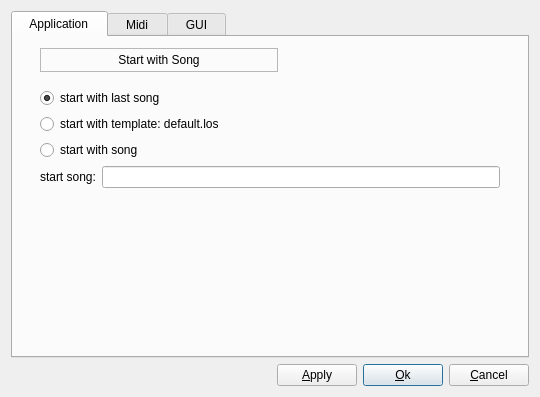
<?xml version="1.0" encoding="UTF-8"?>
<ui version="4.0">
 <class>GlobalSettingsDialogBase</class>
 <widget class="QDialog" name="GlobalSettingsDialogBase">
  <property name="geometry">
   <rect>
    <x>0</x>
    <y>0</y>
    <width>540</width>
    <height>363</height>
   </rect>
  </property>
  <property name="windowTitle">
   <string>LOS: Global Settings</string>
  </property>
  <layout class="QVBoxLayout" name="verticalLayout_4">
   <item>
    <widget class="QTabWidget" name="TabWidget2">
     <property name="sizePolicy">
      <sizepolicy hsizetype="Expanding" vsizetype="Preferred">
       <horstretch>0</horstretch>
       <verstretch>0</verstretch>
      </sizepolicy>
     </property>
     <property name="currentIndex">
      <number>0</number>
     </property>
     <widget class="QWidget" name="tapApplication">
      <attribute name="title">
       <string>  Application  </string>
      </attribute>
      <layout class="QVBoxLayout" name="verticalLayout_6">
       <property name="spacing">
        <number>0</number>
       </property>
       <item>
        <layout class="QHBoxLayout" name="horizontalLayout_4">
         <item>
          <spacer name="horizontalSpacer_6">
           <property name="orientation">
            <enum>Qt::Horizontal</enum>
           </property>
           <property name="sizeType">
            <enum>QSizePolicy::Fixed</enum>
           </property>
           <property name="sizeHint" stdset="0">
            <size>
             <width>16</width>
             <height>20</height>
            </size>
           </property>
          </spacer>
         </item>
         <item>
          <widget class="QFrame" name="songStartLabelFrame">
           <property name="sizePolicy">
            <sizepolicy hsizetype="Expanding" vsizetype="Fixed">
             <horstretch>0</horstretch>
             <verstretch>0</verstretch>
            </sizepolicy>
           </property>
           <property name="frameShape">
            <enum>QFrame::StyledPanel</enum>
           </property>
           <property name="frameShadow">
            <enum>QFrame::Raised</enum>
           </property>
           <layout class="QVBoxLayout" name="verticalLayout_8">
            <property name="spacing">
             <number>0</number>
            </property>
            <property name="leftMargin">
             <number>20</number>
            </property>
            <property name="topMargin">
             <number>4</number>
            </property>
            <property name="rightMargin">
             <number>20</number>
            </property>
            <property name="bottomMargin">
             <number>4</number>
            </property>
            <item>
             <widget class="QLabel" name="songStartLabel">
              <property name="text">
               <string>Start with Song</string>
              </property>
              <property name="alignment">
               <set>Qt::AlignCenter</set>
              </property>
             </widget>
            </item>
           </layout>
          </widget>
         </item>
         <item>
          <spacer name="horizontalSpacer_5">
           <property name="orientation">
            <enum>Qt::Horizontal</enum>
           </property>
           <property name="sizeHint" stdset="0">
            <size>
             <width>40</width>
             <height>20</height>
            </size>
           </property>
          </spacer>
         </item>
        </layout>
       </item>
       <item>
        <widget class="QFrame" name="startSongBox">
         <layout class="QVBoxLayout" name="verticalLayout">
          <property name="margin">
           <number>16</number>
          </property>
          <item>
           <widget class="QRadioButton" name="startLastButton">
            <property name="text">
             <string>start with last song</string>
            </property>
            <property name="checked">
             <bool>true</bool>
            </property>
           </widget>
          </item>
          <item>
           <widget class="QRadioButton" name="startEmptyButton">
            <property name="sizePolicy">
             <sizepolicy hsizetype="Minimum" vsizetype="Fixed">
              <horstretch>0</horstretch>
              <verstretch>0</verstretch>
             </sizepolicy>
            </property>
            <property name="text">
             <string>start with template: default.los</string>
            </property>
            <property name="checked">
             <bool>false</bool>
            </property>
           </widget>
          </item>
          <item>
           <widget class="QRadioButton" name="startSongButton">
            <property name="text">
             <string>start with song</string>
            </property>
           </widget>
          </item>
          <item>
           <layout class="QHBoxLayout" name="layout_startSong">
            <item>
             <widget class="QLabel" name="textLabel1_2">
              <property name="text">
               <string>start song:</string>
              </property>
              <property name="wordWrap">
               <bool>false</bool>
              </property>
             </widget>
            </item>
            <item>
             <widget class="QLineEdit" name="startSongEntry"/>
            </item>
           </layout>
          </item>
         </layout>
        </widget>
       </item>
       <item>
        <spacer name="verticalSpacer">
         <property name="orientation">
          <enum>Qt::Vertical</enum>
         </property>
         <property name="sizeHint" stdset="0">
          <size>
           <width>20</width>
           <height>40</height>
          </size>
         </property>
        </spacer>
       </item>
      </layout>
     </widget>
     <widget class="QWidget" name="tabMidi">
      <attribute name="title">
       <string>  Midi  </string>
      </attribute>
      <layout class="QVBoxLayout">
       <property name="spacing">
        <number>0</number>
       </property>
       <item>
        <layout class="QHBoxLayout" name="horizontalLayout_9">
         <property name="spacing">
          <number>0</number>
         </property>
         <property name="topMargin">
          <number>0</number>
         </property>
         <item>
          <spacer name="horizontalSpacer_13">
           <property name="orientation">
            <enum>Qt::Horizontal</enum>
           </property>
           <property name="sizeType">
            <enum>QSizePolicy::Fixed</enum>
           </property>
           <property name="sizeHint" stdset="0">
            <size>
             <width>16</width>
             <height>20</height>
            </size>
           </property>
          </spacer>
         </item>
         <item>
          <widget class="QFrame" name="myInputLabelFrame">
           <property name="sizePolicy">
            <sizepolicy hsizetype="Expanding" vsizetype="Fixed">
             <horstretch>0</horstretch>
             <verstretch>0</verstretch>
            </sizepolicy>
           </property>
           <property name="frameShape">
            <enum>QFrame::StyledPanel</enum>
           </property>
           <property name="frameShadow">
            <enum>QFrame::Raised</enum>
           </property>
           <layout class="QVBoxLayout" name="verticalLayout_14">
            <property name="spacing">
             <number>0</number>
            </property>
            <property name="leftMargin">
             <number>20</number>
            </property>
            <property name="topMargin">
             <number>4</number>
            </property>
            <property name="rightMargin">
             <number>20</number>
            </property>
            <property name="bottomMargin">
             <number>4</number>
            </property>
            <item>
             <widget class="QLabel" name="myInputsLabel">
              <property name="text">
               <string>My Input Devices (Keyboards)</string>
              </property>
              <property name="alignment">
               <set>Qt::AlignCenter</set>
              </property>
             </widget>
            </item>
           </layout>
          </widget>
         </item>
         <item>
          <spacer name="horizontalSpacer_14">
           <property name="orientation">
            <enum>Qt::Horizontal</enum>
           </property>
           <property name="sizeHint" stdset="0">
            <size>
             <width>40</width>
             <height>20</height>
            </size>
           </property>
          </spacer>
         </item>
        </layout>
       </item>
       <item>
        <widget class="QFrame" name="myInputsFrame">
         <layout class="QHBoxLayout" name="horizontalLayout_12">
          <property name="margin">
           <number>16</number>
          </property>
          <item>
           <widget class="QListView" name="inputView">
            <property name="horizontalScrollBarPolicy">
             <enum>Qt::ScrollBarAlwaysOff</enum>
            </property>
            <property name="editTriggers">
             <set>QAbstractItemView::NoEditTriggers</set>
            </property>
            <property name="alternatingRowColors">
             <bool>true</bool>
            </property>
            <property name="selectionBehavior">
             <enum>QAbstractItemView::SelectRows</enum>
            </property>
            <property name="verticalScrollMode">
             <enum>QAbstractItemView::ScrollPerPixel</enum>
            </property>
           </widget>
          </item>
          <item>
           <layout class="QVBoxLayout" name="verticalLayout_5">
            <property name="rightMargin">
             <number>0</number>
            </property>
            <item>
             <widget class="QToolButton" name="btnRefreshInput">
              <property name="minimumSize">
               <size>
                <width>25</width>
                <height>25</height>
               </size>
              </property>
              <property name="maximumSize">
               <size>
                <width>25</width>
                <height>25</height>
               </size>
              </property>
              <property name="toolTip">
               <string>Refresh Inputs List</string>
              </property>
              <property name="text">
               <string/>
              </property>
              <property name="iconSize">
               <size>
                <width>25</width>
                <height>25</height>
               </size>
              </property>
              <property name="autoRaise">
               <bool>true</bool>
              </property>
             </widget>
            </item>
            <item>
             <spacer name="verticalSpacer_3">
              <property name="orientation">
               <enum>Qt::Vertical</enum>
              </property>
              <property name="sizeHint" stdset="0">
               <size>
                <width>20</width>
                <height>40</height>
               </size>
              </property>
             </spacer>
            </item>
           </layout>
          </item>
         </layout>
        </widget>
       </item>
       <item>
        <spacer name="verticalSpacer_7">
         <property name="orientation">
          <enum>Qt::Vertical</enum>
         </property>
         <property name="sizeType">
          <enum>QSizePolicy::Fixed</enum>
         </property>
         <property name="sizeHint" stdset="0">
          <size>
           <width>20</width>
           <height>20</height>
          </size>
         </property>
        </spacer>
       </item>
       <item>
        <layout class="QHBoxLayout" name="horizontalLayout_10" stretch="0,0,0">
         <property name="spacing">
          <number>0</number>
         </property>
         <property name="topMargin">
          <number>0</number>
         </property>
         <item>
          <spacer name="horizontalSpacer_15">
           <property name="orientation">
            <enum>Qt::Horizontal</enum>
           </property>
           <property name="sizeType">
            <enum>QSizePolicy::Fixed</enum>
           </property>
           <property name="sizeHint" stdset="0">
            <size>
             <width>16</width>
             <height>20</height>
            </size>
           </property>
          </spacer>
         </item>
         <item>
          <widget class="QFrame" name="tickLabelFrame">
           <property name="sizePolicy">
            <sizepolicy hsizetype="Expanding" vsizetype="Fixed">
             <horstretch>0</horstretch>
             <verstretch>0</verstretch>
            </sizepolicy>
           </property>
           <property name="frameShape">
            <enum>QFrame::StyledPanel</enum>
           </property>
           <property name="frameShadow">
            <enum>QFrame::Raised</enum>
           </property>
           <layout class="QVBoxLayout" name="verticalLayout_13">
            <property name="spacing">
             <number>0</number>
            </property>
            <property name="leftMargin">
             <number>20</number>
            </property>
            <property name="topMargin">
             <number>4</number>
            </property>
            <property name="rightMargin">
             <number>20</number>
            </property>
            <property name="bottomMargin">
             <number>4</number>
            </property>
            <item>
             <widget class="QLabel" name="tickLabel">
              <property name="text">
               <string>Tick Settings</string>
              </property>
              <property name="alignment">
               <set>Qt::AlignCenter</set>
              </property>
             </widget>
            </item>
           </layout>
          </widget>
         </item>
         <item>
          <spacer name="horizontalSpacer_16">
           <property name="orientation">
            <enum>Qt::Horizontal</enum>
           </property>
           <property name="sizeHint" stdset="0">
            <size>
             <width>40</width>
             <height>20</height>
            </size>
           </property>
          </spacer>
         </item>
        </layout>
       </item>
       <item>
        <widget class="QFrame" name="tickFrame">
         <layout class="QGridLayout" name="gridLayout10">
          <property name="margin">
           <number>16</number>
          </property>
          <item row="0" column="0">
           <widget class="QLabel" name="TextLabel3">
            <property name="text">
             <string>RTC Resolution
(Ticks/Sec)</string>
            </property>
            <property name="wordWrap">
             <bool>false</bool>
            </property>
           </widget>
          </item>
          <item row="0" column="1">
           <widget class="QComboBox" name="rtcResolutionSelect">
            <item>
             <property name="text">
              <string>1024</string>
             </property>
            </item>
            <item>
             <property name="text">
              <string>2048</string>
             </property>
            </item>
            <item>
             <property name="text">
              <string>4096</string>
             </property>
            </item>
            <item>
             <property name="text">
              <string>8192</string>
             </property>
            </item>
            <item>
             <property name="text">
              <string>16384</string>
             </property>
            </item>
            <item>
             <property name="text">
              <string>32768</string>
             </property>
            </item>
           </widget>
          </item>
          <item row="1" column="0">
           <widget class="QLabel" name="midiResLabel">
            <property name="text">
             <string>Midi Resolution
(Ticks/Quarternote)</string>
            </property>
            <property name="wordWrap">
             <bool>false</bool>
            </property>
           </widget>
          </item>
          <item row="2" column="0">
           <widget class="QLabel" name="TextLabel3_4">
            <property name="text">
             <string>Instruments Directory</string>
            </property>
           </widget>
          </item>
          <item row="2" column="1">
           <widget class="QLineEdit" name="userInstrumentsPath"/>
          </item>
          <item row="2" column="2">
           <widget class="QToolButton" name="selectInstrumentsDirButton">
            <property name="minimumSize">
             <size>
              <width>25</width>
              <height>25</height>
             </size>
            </property>
            <property name="maximumSize">
             <size>
              <width>25</width>
              <height>25</height>
             </size>
            </property>
            <property name="toolTip">
             <string>Browse</string>
            </property>
            <property name="text">
             <string/>
            </property>
            <property name="iconSize">
             <size>
              <width>25</width>
              <height>25</height>
             </size>
            </property>
            <property name="autoRaise">
             <bool>true</bool>
            </property>
           </widget>
          </item>
          <item row="2" column="3">
           <widget class="QToolButton" name="defaultInstrumentsDirButton">
            <property name="minimumSize">
             <size>
              <width>25</width>
              <height>25</height>
             </size>
            </property>
            <property name="maximumSize">
             <size>
              <width>25</width>
              <height>25</height>
             </size>
            </property>
            <property name="toolTip">
             <string>Restore default Instrument Directory</string>
            </property>
            <property name="text">
             <string/>
            </property>
            <property name="iconSize">
             <size>
              <width>25</width>
              <height>25</height>
             </size>
            </property>
            <property name="autoRaise">
             <bool>true</bool>
            </property>
           </widget>
          </item>
          <item row="1" column="1">
           <widget class="QComboBox" name="midiDivisionSelect">
            <property name="currentIndex">
             <number>3</number>
            </property>
            <item>
             <property name="text">
              <string>48</string>
             </property>
            </item>
            <item>
             <property name="text">
              <string>96</string>
             </property>
            </item>
            <item>
             <property name="text">
              <string>192</string>
             </property>
            </item>
            <item>
             <property name="text">
              <string>384</string>
             </property>
            </item>
            <item>
             <property name="text">
              <string>768</string>
             </property>
            </item>
            <item>
             <property name="text">
              <string>1536</string>
             </property>
            </item>
            <item>
             <property name="text">
              <string>3072</string>
             </property>
            </item>
            <item>
             <property name="text">
              <string>6144</string>
             </property>
            </item>
            <item>
             <property name="text">
              <string>12288</string>
             </property>
            </item>
           </widget>
          </item>
         </layout>
        </widget>
       </item>
      </layout>
     </widget>
     <widget class="QWidget" name="tabGUI">
      <attribute name="title">
       <string>  GUI  </string>
      </attribute>
      <layout class="QVBoxLayout" name="verticalLayout_3">
       <property name="spacing">
        <number>0</number>
       </property>
       <item>
        <layout class="QHBoxLayout" name="horizontalLayout_11">
         <property name="spacing">
          <number>0</number>
         </property>
         <property name="topMargin">
          <number>0</number>
         </property>
         <item>
          <spacer name="horizontalSpacer_18">
           <property name="orientation">
            <enum>Qt::Horizontal</enum>
           </property>
           <property name="sizeType">
            <enum>QSizePolicy::Fixed</enum>
           </property>
           <property name="sizeHint" stdset="0">
            <size>
             <width>16</width>
             <height>20</height>
            </size>
           </property>
          </spacer>
         </item>
         <item>
          <widget class="QFrame" name="behaviorLabelFrame">
           <property name="sizePolicy">
            <sizepolicy hsizetype="Expanding" vsizetype="Fixed">
             <horstretch>0</horstretch>
             <verstretch>0</verstretch>
            </sizepolicy>
           </property>
           <property name="frameShape">
            <enum>QFrame::StyledPanel</enum>
           </property>
           <property name="frameShadow">
            <enum>QFrame::Raised</enum>
           </property>
           <layout class="QVBoxLayout" name="verticalLayout_15">
            <property name="spacing">
             <number>0</number>
            </property>
            <property name="leftMargin">
             <number>20</number>
            </property>
            <property name="topMargin">
             <number>4</number>
            </property>
            <property name="rightMargin">
             <number>20</number>
            </property>
            <property name="bottomMargin">
             <number>4</number>
            </property>
            <item>
             <widget class="QLabel" name="behaviorLabel">
              <property name="text">
               <string>Behavior Settings</string>
              </property>
              <property name="alignment">
               <set>Qt::AlignCenter</set>
              </property>
             </widget>
            </item>
           </layout>
          </widget>
         </item>
         <item>
          <spacer name="horizontalSpacer_17">
           <property name="orientation">
            <enum>Qt::Horizontal</enum>
           </property>
           <property name="sizeHint" stdset="0">
            <size>
             <width>40</width>
             <height>20</height>
            </size>
           </property>
          </spacer>
         </item>
        </layout>
       </item>
       <item>
        <widget class="QFrame" name="guiSettingsFrame">
         <layout class="QGridLayout" name="gridLayout11">
          <property name="margin">
           <number>16</number>
          </property>
          <item row="0" column="0">
           <widget class="QLabel" name="TextLabel1">
            <property name="text">
             <string>GUI Refresh Rate</string>
            </property>
            <property name="wordWrap">
             <bool>false</bool>
            </property>
           </widget>
          </item>
          <item row="0" column="1">
           <widget class="QSpinBox" name="guiRefreshSelect">
            <property name="suffix">
             <string>/sec</string>
            </property>
            <property name="minimum">
             <number>2</number>
            </property>
            <property name="maximum">
             <number>100</number>
            </property>
            <property name="value">
             <number>20</number>
            </property>
           </widget>
          </item>
          <item row="1" column="0">
           <widget class="QLabel" name="textLabel1_4">
            <property name="text">
             <string>Use old-style stop shortcut:</string>
            </property>
            <property name="wordWrap">
             <bool>false</bool>
            </property>
           </widget>
          </item>
          <item row="1" column="1">
           <widget class="QCheckBox" name="oldStyleStopCheckBox">
            <property name="sizePolicy">
             <sizepolicy hsizetype="Fixed" vsizetype="Fixed">
              <horstretch>0</horstretch>
              <verstretch>0</verstretch>
             </sizepolicy>
            </property>
            <property name="text">
             <string/>
            </property>
           </widget>
          </item>
          <item row="2" column="0">
           <widget class="QLabel" name="textLabel1_4_2">
            <property name="text">
             <string>Move single armed track with selection</string>
            </property>
            <property name="wordWrap">
             <bool>false</bool>
            </property>
           </widget>
          </item>
          <item row="2" column="1">
           <widget class="QCheckBox" name="moveArmedCheckBox">
            <property name="sizePolicy">
             <sizepolicy hsizetype="Fixed" vsizetype="Fixed">
              <horstretch>0</horstretch>
              <verstretch>0</verstretch>
             </sizepolicy>
            </property>
            <property name="text">
             <string/>
            </property>
           </widget>
          </item>
          <item row="3" column="0">
           <widget class="QLabel" name="textLabel1_4_3">
            <property name="text">
             <string>Use project save dialog</string>
            </property>
            <property name="wordWrap">
             <bool>false</bool>
            </property>
           </widget>
          </item>
          <item row="3" column="1">
           <widget class="QCheckBox" name="projectSaveCheckBox">
            <property name="sizePolicy">
             <sizepolicy hsizetype="Fixed" vsizetype="Fixed">
              <horstretch>0</horstretch>
              <verstretch>0</verstretch>
             </sizepolicy>
            </property>
            <property name="text">
             <string/>
            </property>
           </widget>
          </item>
         </layout>
        </widget>
       </item>
       <item>
        <spacer name="verticalSpacer_2">
         <property name="orientation">
          <enum>Qt::Vertical</enum>
         </property>
         <property name="sizeHint" stdset="0">
          <size>
           <width>20</width>
           <height>40</height>
          </size>
         </property>
        </spacer>
       </item>
      </layout>
     </widget>
    </widget>
   </item>
   <item>
    <layout class="QHBoxLayout" name="layout_bottom">
     <property name="spacing">
      <number>6</number>
     </property>
     <property name="margin">
      <number>0</number>
     </property>
     <item>
      <spacer name="Spacer1">
       <property name="orientation">
        <enum>Qt::Horizontal</enum>
       </property>
       <property name="sizeType">
        <enum>QSizePolicy::Expanding</enum>
       </property>
       <property name="sizeHint" stdset="0">
        <size>
         <width>20</width>
         <height>20</height>
        </size>
       </property>
      </spacer>
     </item>
     <item>
      <widget class="QPushButton" name="applyButton">
       <property name="text">
        <string>&amp;Apply</string>
       </property>
      </widget>
     </item>
     <item>
      <widget class="QPushButton" name="okButton">
       <property name="text">
        <string>&amp;Ok</string>
       </property>
       <property name="default">
        <bool>true</bool>
       </property>
      </widget>
     </item>
     <item>
      <widget class="QPushButton" name="cancelButton">
       <property name="text">
        <string>&amp;Cancel</string>
       </property>
      </widget>
     </item>
    </layout>
   </item>
  </layout>
 </widget>
 <layoutdefault spacing="6" margin="11"/>
 <resources/>
 <connections/>
</ui>
